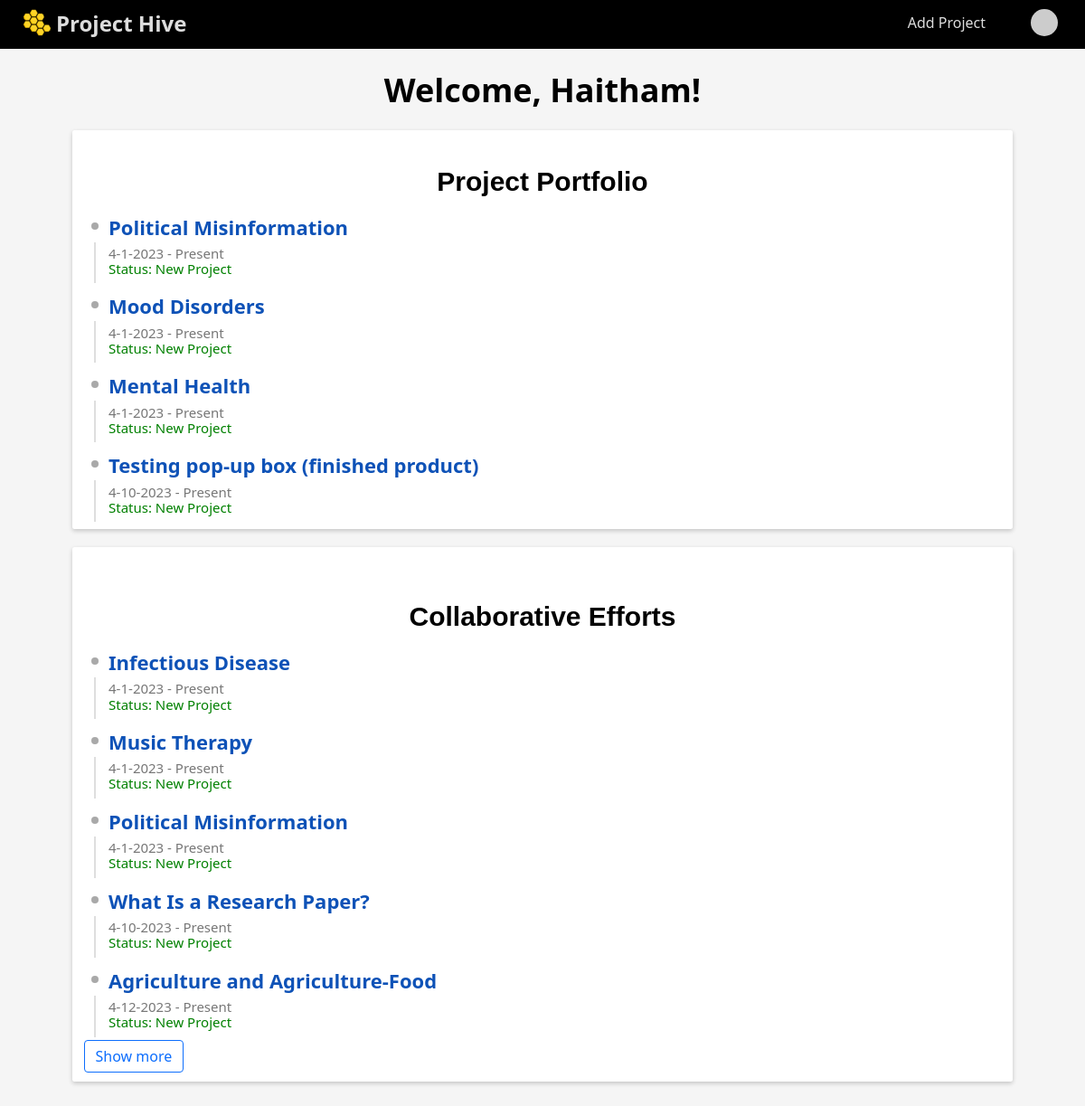
Page /profile/dashboard (signed in) on the committed database.
### website/models.py (models this page shows)
class User(db.Model, UserMixin):
    id = db.Column(db.Integer, primary_key=True)
    first_name = db.Column(db.String(500), nullable=False)
    last_name = db.Column(db.String(500), nullable=False)
    email = db.Column(db.String(500), unique=True)
    hash = db.Column(db.String(500))

class Project(db.Model):
    id = db.Column(db.Integer, primary_key=True)
    title = db.Column(db.String(500), nullable=False)
    start_date = db.Column(db.DateTime(timezone=True), default=func.now(), nullable=False)
    description = db.Column(db.String(5000), unique=True, nullable=False)
    status = db.Column(db.String(500), default="New Project")
    leaders = db.relationship('User', secondary='leader', backref='projects')

### website/views.py (the view)
@views.route("/profile/dashboard")
@login_required
def dashboard():
    user = User.query.filter_by(email=current_user.email).first()
    leaders = Leader.query.filter_by(
        user_id=user.id
    ).all()  # grabbing all the leader's project
    collaborators = Collaborator.query.filter_by(
        user_id=user.id
    ).all()  # grabbing all the leader's project
    entries = []
    collaborator_entries = []
    for leader in leaders:
        projects = Project.query.filter_by(id=leader.project_id).all()
        if projects:
            for project in projects:
                entry = {}
                entry["title"] = project.title
                entry["description"] = project.description
                entry["status"] = project.status
                entry["id"] = project.id
                entry["start_date"] = project.start_date
                entries.append(entry)
    for collaborator in collaborators:
        projects = Project.query.filter_by(id=collaborator.project_id).all()
        if projects:
            for project in projects:
                collaborator_entry = {}
                collaborator_entry["title"] = project.title
                collaborator_entry["description"] = project.description
                collaborator_entry["status"] = project.status
                collaborator_entry["id"] = project.id
                collaborator_entry["start_date"] = project.start_date
                collaborator_entries.append(collaborator_entry)
    return render_template(
        "dashboard.html",
        user=current_user,
        entries=entries,
        collaborator_entries=collaborator_entries,
    )

### website/__init__.py (called while the page is built)
def create_app():
    app = Flask(__name__)
    app.config["TEMPLATES_AUTO_RELOAD"] = True
    app.config['SQLALCHEMY_DATABASE_URI'] = f'sqlite:///{DB_NAME}'
    app.config['SECRET_KEY'] = "dsaljf;ldsakjf;lkdsjf,cmlkjlkwqjfoijlsad;"
    app.config['LOGIN_MESSAGE'] = 'Please log in to continue.'
    db.init_app(app)
    from website.views import views
    from website.auth import auth
    app.register_blueprint(views, url_prefix="/")
    app.register_blueprint(auth, url_prefix="/")
    from website import models
    from website.models import User
    create_database(app)
    login_manager = LoginManager()
    login_manager.login_view = 'auth.login'
    login_manager.login_message = 'Please log in to continue.' # set the custom login message
    login_manager.init_app(app)
    @login_manager.user_loader
    def load_user(id):
        return User.query.get(int(id))
    return app

### website/templates/dashboard.html (shortened to what this page needs)
{% extends "base.html" %} {% block title %} Dashboard {% endblock %} {% block main%}
<h1 class="welcome">Welcome, {{ user.first_name }}!</h1>
<div class="card dashboard">
    <div class="title-grid portfolio">
        <h3 class="project-title">Project Portfolio</h3>
    </div>
    {% for entry in entries %}
        {% if loop.index < 6  %}
        <div class="project-card">
            <div class="justify-space-between project-history">
              <div class="full-width project-card">
                <div class="full-height">
                    <a href="{{ url_for('views_bp.details', id=entry.id) }}" class="fancy-link">
                        <span class="title">{{ entry.title }}</span>
                    </a>
                </div>
                <span class="period">
                  <span>{{entry.start_date.month}}-{{entry.start_date.day}}-{{entry.start_date.year}} - Present</span>
                </span>
                <span>
                    <br>
                  <span class="status-dashboard">Status: {{entry.status}}</span>
                </span>
              </div>
            </div>
        </div>
        {% endif %}
    {% endfor %}
</div>
<div class="card dashboard">
    <div class="title-grid portfolio">
        <h5 class="collab-title">Collaborative Efforts</h5>
    </div>
    {% for entry in collaborator_entries %}
        {% if loop.index < 6 %}
        <div class="collab-card">
            <div class="justify-space-between project-history">
              <div class="full-width collab-card">
                <div class="full-height">
                    <a href="{{ url_for('views_bp.details', id=entry.id) }}" class="fancy-link">
                        <span class="title">{{ entry.title }}</span>
                    </a>
                </div>
                <span class="period">
                  <span>{{entry.start_date.month}}-{{entry.start_date.day}}-{{entry.start_date.year}} - Present</span>
                </span>
                <span>
                     <br>
                  <span class="status-dashboard">Status: {{entry.status}}</span>
                </span>
              </div>
            </div>
        </div>
        {% endif %}
    {% endfor %}
        {% if collaborator_entries|length > 5  %}
    <div class="card-footer">
        <button class="homebtn btn-outline show-more-btn-collab">Show more</button>
    </div>
    {%endif%}
</div>
{% endblock %}
{% set active = 'dashboard' %}

### website/static/css/main.css (style rules this page uses)
*, *::after, *::before { box-sizing: border-box; }
html { font-size: 62.5%; min-height: 100%; }
html, body { height: 100%; margin: 0; }
.card { font-family: serif; font-size: 1.6rem; }
body { background-color: #f5f5f5; min-height: 100%; margin-bottom: -5rem; }
h1 { text-align: center; font-size: 3.6rem; }
input[type="text"], input[type="email"], input[type="password"], button { outline: none; width: 100%; }
a { text-decoration: none; }
.card { background-color: white; padding: 1rem; margin: 2rem 8rem; border: none; border-radius: 0.25rem; box-shadow: 0 2px 5px 0 rgba(0, 0, 0, 0.2); }
.card-footer { margin-top: 1rem; }
.homebtn { font-family: system-ui, -apple-system, BlinkMacSystemFont, 'Segoe UI', Roboto, Oxygen, Ubuntu, Cantarell, 'Open Sans', 'Helvetica Neue', sans-serif; background: #0d6efd; color: white; border: none; font-size: 1.6rem; padding: 0.5em 0.75em; border-radius: 0.25em; cursor: pointer; width: auto; transition: background .15s ease-out; }
.homebtn.btn-outline { background: none; border: 1px solid #0d6efd; color: #0d6efd; transition: background .15s ease-out; }
.homebtn+.homebtn { margin-left: 0.25rem; }
.portfolio { font-size: 1.4rem; border-bottom: #0b9c19; }
.dashboard { font-family: system-ui, -apple-system, BlinkMacSystemFont, 'Segoe UI', Roboto, Oxygen, Ubuntu, Cantarell, 'Open Sans', 'Helvetica Neue', sans-serif; }
.full-width { width: 100%; }
.justify-space-between { justify-content: space-between; }
.full-height { height: 100%; margin-bottom: 7px; }
.project-history { position: relative; margin-top: 20px; padding-left: 30px; }
.project-history .title { font-size: 2.2rem; }
.project-history .period { font-size: 1.5rem; color: #777; }
.status-dashboard { display: block; text-align: left; font-size: 1.5rem; margin-bottom: 0.5rem; text-align: left; color: green; }
.project-history::before { content: ""; position: absolute; top: 7px; left: 10.6px; width: 8px; height: 8px; border-radius: 50%; background-color: #a9a9a9; z-index: 1; }
.project-history::after { content: ""; position: absolute; top: 29px; left: 14px; bottom: -7px; width: 2px; background-color: #dedede; z-index: 1; }
.fancy-link { position: relative; display: inline-block; color: #0e52b7; text-decoration: none; font-weight: bold; font-size: 1.2rem; transition: all 0.3s ease; }
.fancy-link::after { content: ''; position: absolute; bottom: -1px; left: 50%; transform: translateX(-50%); width: 0; height: 2px; background-color: #0077B5; transition: all 0.3s ease; }
.project-title { font-family: sans-serif; font-size: 3.0rem; text-align: center; margin-bottom: 1.5rem; }
.collab-title { font-family: sans-serif; font-size: 3.0rem; text-align: center; margin-bottom: 1.5rem; }

### rows in the picture
User: first_name "Haitham"
Project: title "Political Misinformation", start_date.month "4", start_date.day "1", start_date.year "2023", status "New Project"
Project: title "Mood Disorders", start_date.month "4", start_date.day "1", start_date.year "2023", status "New Project"
Project: title "Mental Health", start_date.month "4", start_date.day "1", start_date.year "2023", status "New Project"
Project: title "Testing pop-up box (finished product)", start_date.month "4", start_date.day "10", start_date.year "2023", status "New Project"
Project: title "Infectious Disease", start_date.month "4", start_date.day "1", start_date.year "2023", status "New Project"
Project: title "Music Therapy", start_date.month "4", start_date.day "1", start_date.year "2023", status "New Project"
Project: title "What Is a Research Paper?", start_date.month "4", start_date.day "10", start_date.year "2023", status "New Project"
Project: title "Agriculture and Agriculture-Food", start_date.month "4", start_date.day "12", start_date.year "2023", status "New Project"
